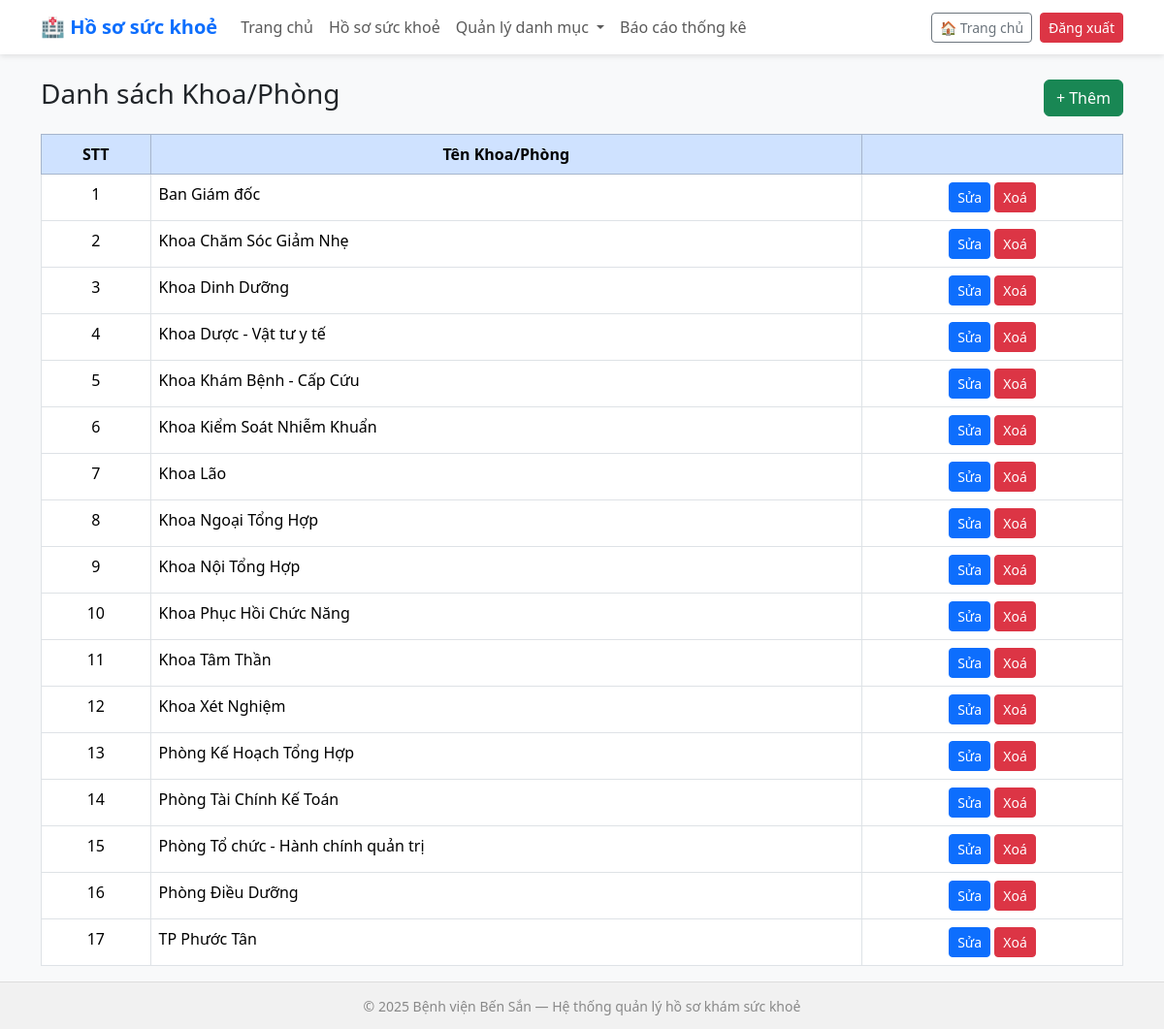
Screenshot of /departments/ with the database file from the repository.
### health_records/models.py (models this page shows, shortened)
class Department(models.Model):
    name = models.CharField(max_length=100, unique=True, verbose_name="Tên khoa/phòng")
    class Meta:
        verbose_name = "Khoa/Phòng"
        verbose_name_plural = "Danh mục Khoa/Phòng"
        ordering = ["name"]

### health_records/views.py (the view)
# urls.py: path("departments/", views.department_list, name="department_list"),
def department_list(request):
    departments = Department.objects.all().order_by('name')
    return render(request, 'health_records/department_list.html', {'departments': departments})

### health_records/templates/health_records/department_list.html
{% extends 'health_records/base.html' %}
{% block content %}
<div class="d-flex justify-content-between align-items-center mb-3">
  <h3>Danh sách Khoa/Phòng</h3>
  <a href="{% url 'department_add' %}" class="btn btn-success">+ Thêm</a>
</div>
<table class="table table-bordered">
  <thead class="table-primary text-center">
    <tr><th>STT</th><th>Tên Khoa/Phòng</th><th></th></tr>
  </thead>
  <tbody>
    {% for d in departments %}
    <tr>
      <td class="text-center">{{ forloop.counter }}</td>
      <td>{{ d.name }}</td>
      <td class="text-center">
        <a href="{% url 'department_edit' d.id %}" class="btn btn-sm btn-primary">Sửa</a>
        <a href="{% url 'department_delete' d.id %}" class="btn btn-sm btn-danger">Xoá</a>
      </td>
    </tr>
    {% empty %}
    <tr><td colspan="3" class="text-center text-muted">Chưa có dữ liệu</td></tr>
    {% endfor %}
  </tbody>
</table>
{% endblock %}

### health_records/static/health_records/css.css (style rules this page uses)
body { background-color: #f8f9fa; min-height: 100vh; display: flex; flex-direction: column; }

### rows the page displays
Department: name "Ban Giám đốc"
Department: name "Khoa Chăm Sóc Giảm Nhẹ"
Department: name "Khoa Dinh Dưỡng"
Department: name "Khoa Dược - Vật tư y tế"
Department: name "Khoa Khám Bệnh - Cấp Cứu"
Department: name "Khoa Kiểm Soát Nhiễm Khuẩn"
Department: name "Khoa Lão"
Department: name "Khoa Ngoại Tổng Hợp"
Department: name "Khoa Nội Tổng Hợp"
Department: name "Khoa Phục Hồi Chức Năng"
Department: name "Khoa Tâm Thần"
Department: name "Khoa Xét Nghiệm"
Department: name "Phòng Kế Hoạch Tổng Hợp"
Department: name "Phòng Tài Chính Kế Toán"
Department: name "Phòng Tổ chức - Hành chính quản trị"
Department: name "Phòng Điều Dưỡng"
Department: name "TP Phước Tân"
